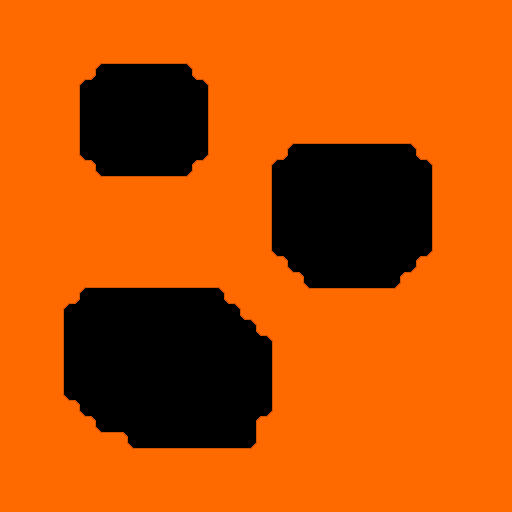

Rendered tile map (Tiled .tmx) drawn with the repository's tilesets; below, a short description and the full map source, tile grids included:
An orthogonal 32x32 tile map with 16x16 px tiles, 1 tile layer (layer1).

<map version="1.5" tiledversion="1.7.2" orientation="orthogonal" renderorder="right-down" width="32" height="32" tilewidth="16" tileheight="16" infinite="0" nextlayerid="17" nextobjectid="1">
 <tileset firstgid="1" source="../Tileset.tsx" />
 <layer id="1" name="layer1" width="32" height="32">
  <data encoding="csv">
13,13,13,13,13,13,13,13,13,13,13,13,13,13,13,13,13,13,13,13,13,13,13,13,13,13,13,13,13,13,13,13,
13,13,13,13,13,13,13,13,13,13,13,13,13,13,13,13,13,13,13,13,13,13,13,13,13,13,13,13,13,13,13,13,
13,13,13,13,13,13,13,13,13,13,13,13,13,13,13,13,13,13,13,13,13,13,13,13,13,13,13,13,13,13,13,13,
13,13,13,13,13,13,7,22,22,22,22,8,13,13,13,13,13,13,13,13,13,13,13,13,13,13,13,13,13,13,13,13,
13,13,13,13,13,26,58,1,1,1,1,55,25,13,13,13,13,13,13,13,13,13,13,13,13,13,13,13,13,13,13,13,
13,13,13,13,15,58,1,1,1,1,1,1,55,18,13,13,13,13,13,13,13,13,13,13,13,13,13,13,13,13,13,13,
13,13,13,13,14,1,1,1,1,1,1,1,1,12,13,13,13,13,13,13,13,13,13,13,13,13,13,13,13,13,13,13,
13,13,13,13,14,1,1,1,1,1,1,1,1,12,13,13,13,13,13,13,13,13,13,13,13,13,13,13,13,13,13,13,
13,13,13,13,14,1,1,1,1,1,1,1,1,12,13,13,13,13,7,22,22,22,22,22,22,8,13,13,13,13,13,13,
13,13,13,13,24,31,1,1,1,1,1,1,28,27,13,13,13,26,58,1,1,1,1,1,1,55,25,13,13,13,13,13,
13,13,13,13,13,17,31,1,1,1,1,28,16,13,13,13,15,58,1,1,1,1,1,1,1,1,55,18,13,13,13,13,
13,13,13,13,13,13,34,4,4,4,4,35,13,13,13,13,14,1,1,1,1,1,1,1,1,1,1,12,13,13,13,13,
13,13,13,13,13,13,13,13,13,13,13,13,13,13,13,13,14,1,1,1,1,1,1,1,1,1,1,12,13,13,13,13,
13,13,13,13,13,13,13,13,13,13,13,13,13,13,13,13,14,1,1,1,1,1,1,1,1,1,1,12,13,13,13,13,
13,13,13,13,13,13,13,13,13,13,13,13,13,13,13,13,14,1,1,1,1,1,1,1,1,1,1,12,13,13,13,13,
13,13,13,13,13,13,13,13,13,13,13,13,13,13,13,13,24,31,1,1,1,1,1,1,1,1,28,27,13,13,13,13,
13,13,13,13,13,13,13,13,13,13,13,13,13,13,13,13,13,17,31,1,1,1,1,1,1,28,16,13,13,13,13,13,
13,13,13,13,13,7,22,22,22,22,22,22,22,8,13,13,13,13,17,31,1,1,1,1,28,16,13,13,13,13,13,13,
13,13,13,13,26,58,1,1,1,1,1,1,1,55,25,13,13,13,13,34,4,4,4,4,35,13,13,13,13,13,13,13,
13,13,13,15,58,1,1,1,1,1,1,1,1,1,55,25,13,13,13,13,13,13,13,13,13,13,13,13,13,13,13,13,
13,13,13,14,1,1,1,1,1,1,1,1,1,1,1,55,25,13,13,13,13,13,13,13,13,13,13,13,13,13,13,13,
13,13,13,14,1,1,1,1,1,1,1,1,1,1,1,1,55,18,13,13,13,13,13,13,13,13,13,13,13,13,13,13,
13,13,13,14,1,1,1,1,1,1,1,1,1,1,1,1,1,12,13,13,13,13,13,13,13,13,13,13,13,13,13,13,
13,13,13,14,1,1,1,1,1,1,1,1,1,1,1,1,1,12,13,13,13,13,13,13,13,13,13,13,13,13,13,13,
13,13,13,24,31,1,1,1,1,1,1,1,1,1,1,1,1,12,13,13,13,13,13,13,13,13,13,13,13,13,13,13,
13,13,13,13,17,31,1,1,1,1,1,1,1,1,1,1,28,27,13,13,13,13,13,13,13,13,13,13,13,13,13,13,
13,13,13,13,13,17,31,1,1,1,1,1,1,1,1,1,37,13,13,13,13,13,13,13,13,13,13,13,13,13,13,13,
13,13,13,13,13,13,34,30,31,1,1,1,1,1,1,28,27,13,13,13,13,13,13,13,13,13,13,13,13,13,13,13,
13,13,13,13,13,13,13,13,34,4,4,4,4,4,4,35,13,13,13,13,13,13,13,13,13,13,13,13,13,13,13,13,
13,13,13,13,13,13,13,13,13,13,13,13,13,13,13,13,13,13,13,13,13,13,13,13,13,13,13,13,13,13,13,13,
13,13,13,13,13,13,13,13,13,13,13,13,13,13,13,13,13,13,13,13,13,13,13,13,13,13,13,13,13,13,13,13,
13,13,13,13,13,13,13,13,13,13,13,13,13,13,13,13,13,13,13,13,13,13,13,13,13,13,13,13,13,13,13,13
</data>
 </layer>
</map>
